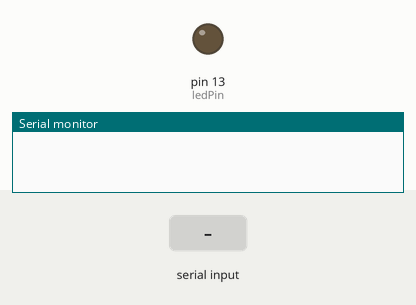
This sketch was run on a simulated Arduino Uno, built with avr-gcc and run on an emulated ATmega328P. On the bench: output pins drawn as LEDs (lit = HIGH), the last lines printed to the serial monitor. Inputs (shaded band) come from the test bench.

Above: at 1.2 s.
1.3 s: "A" received over Serial
At 2.4 s:
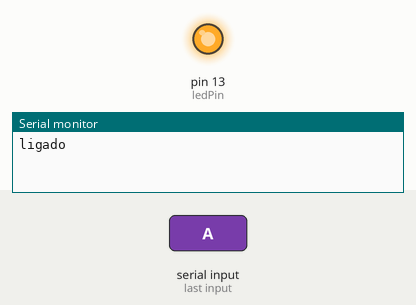
2.8 s: "B" received over Serial
At 3.5 s:
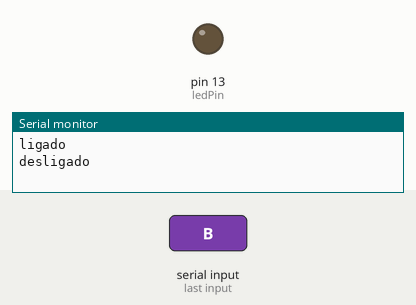
Timing chart, 0 to 5.8 s (numbered marks = the images above; inputs shaded):
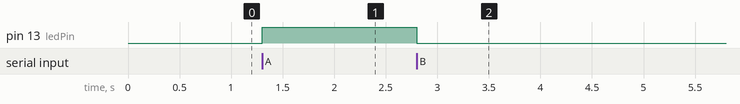

The sketch:

sketch_may22a.ino
```cpp
/****************************************/
#define ledPin 13  // //pin 13 built-in LED light
int val;
void setup()
{
  Serial.begin(9600);
  pinMode(ledPin, OUTPUT);
}
void loop()
{
  if(Serial.available()) //
  {
    val = Serial.read();
    if(val =='A')  //if comes a 'A',LED on control board will blink
    {
      digitalWrite(ledPin, HIGH);
      Serial.println("ligado");  //print on Serial debugging assistant on computer
    }
    else if(val == 'B'){
      digitalWrite(ledPin, LOW);
      Serial.println("desligado");  //print on Serial debugging assistant on computer
    }
  }
}
/****************************************/
```

Measured:
- after the input at 1.3 s, pin 13 (ledPin): LOW → HIGH at once
- after the input at 2.8 s, pin 13 (ledPin): HIGH → LOW at once
